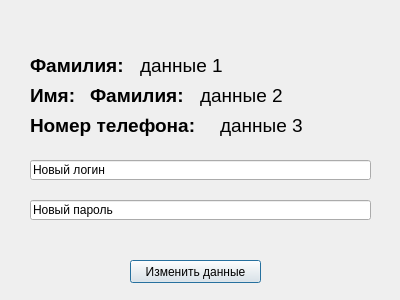
<?xml version="1.0" encoding="UTF-8"?>
<ui version="4.0">
 <class>Qdialog</class>
 <widget class="QDialog" name="Qdialog">
  <property name="geometry">
   <rect>
    <x>0</x>
    <y>0</y>
    <width>400</width>
    <height>300</height>
   </rect>
  </property>
  <property name="windowTitle">
   <string>Dialog</string>
  </property>
  <widget class="QLabel" name="label">
   <property name="geometry">
    <rect>
     <x>30</x>
     <y>50</y>
     <width>101</width>
     <height>31</height>
    </rect>
   </property>
   <property name="font">
    <font>
     <pointsize>14</pointsize>
     <weight>75</weight>
     <bold>true</bold>
    </font>
   </property>
   <property name="styleSheet">
    <string notr="true">color:(#5500ff)</string>
   </property>
   <property name="text">
    <string>Фамилия:</string>
   </property>
  </widget>
  <widget class="QLabel" name="label_2">
   <property name="geometry">
    <rect>
     <x>30</x>
     <y>80</y>
     <width>101</width>
     <height>31</height>
    </rect>
   </property>
   <property name="font">
    <font>
     <pointsize>14</pointsize>
     <weight>75</weight>
     <bold>true</bold>
    </font>
   </property>
   <property name="styleSheet">
    <string notr="true">color:(#5500ff)</string>
   </property>
   <property name="text">
    <string>Имя:</string>
   </property>
  </widget>
  <widget class="QLabel" name="label_3">
   <property name="geometry">
    <rect>
     <x>30</x>
     <y>110</y>
     <width>181</width>
     <height>31</height>
    </rect>
   </property>
   <property name="font">
    <font>
     <pointsize>14</pointsize>
     <weight>75</weight>
     <bold>true</bold>
    </font>
   </property>
   <property name="styleSheet">
    <string notr="true">color:(#5500ff)</string>
   </property>
   <property name="text">
    <string>Номер телефона:</string>
   </property>
  </widget>
  <widget class="QLineEdit" name="lineEdit">
   <property name="geometry">
    <rect>
     <x>30</x>
     <y>160</y>
     <width>341</width>
     <height>20</height>
    </rect>
   </property>
   <property name="text">
    <string>Новый логин</string>
   </property>
  </widget>
  <widget class="QLineEdit" name="lineEdit_2">
   <property name="geometry">
    <rect>
     <x>30</x>
     <y>200</y>
     <width>341</width>
     <height>20</height>
    </rect>
   </property>
   <property name="text">
    <string>Новый пароль</string>
   </property>
  </widget>
  <widget class="QPushButton" name="pushButton">
   <property name="geometry">
    <rect>
     <x>130</x>
     <y>260</y>
     <width>131</width>
     <height>23</height>
    </rect>
   </property>
   <property name="text">
    <string>Изменить данные</string>
   </property>
  </widget>
  <widget class="QLabel" name="label_4">
   <property name="geometry">
    <rect>
     <x>140</x>
     <y>50</y>
     <width>101</width>
     <height>31</height>
    </rect>
   </property>
   <property name="font">
    <font>
     <pointsize>14</pointsize>
     <weight>50</weight>
     <bold>false</bold>
    </font>
   </property>
   <property name="styleSheet">
    <string notr="true">color:(#5500ff)</string>
   </property>
   <property name="text">
    <string>данные 1</string>
   </property>
  </widget>
  <widget class="QLabel" name="label_5">
   <property name="geometry">
    <rect>
     <x>90</x>
     <y>80</y>
     <width>101</width>
     <height>31</height>
    </rect>
   </property>
   <property name="font">
    <font>
     <pointsize>14</pointsize>
     <weight>75</weight>
     <bold>true</bold>
    </font>
   </property>
   <property name="styleSheet">
    <string notr="true">color:(#5500ff)</string>
   </property>
   <property name="text">
    <string>Фамилия:</string>
   </property>
  </widget>
  <widget class="QLabel" name="label_7">
   <property name="geometry">
    <rect>
     <x>200</x>
     <y>80</y>
     <width>101</width>
     <height>31</height>
    </rect>
   </property>
   <property name="font">
    <font>
     <pointsize>14</pointsize>
     <weight>50</weight>
     <bold>false</bold>
    </font>
   </property>
   <property name="styleSheet">
    <string notr="true">color:(#5500ff)</string>
   </property>
   <property name="text">
    <string>данные 2</string>
   </property>
  </widget>
  <widget class="QLabel" name="label_8">
   <property name="geometry">
    <rect>
     <x>220</x>
     <y>110</y>
     <width>101</width>
     <height>31</height>
    </rect>
   </property>
   <property name="font">
    <font>
     <pointsize>14</pointsize>
     <weight>50</weight>
     <bold>false</bold>
    </font>
   </property>
   <property name="styleSheet">
    <string notr="true">color:(#5500ff)</string>
   </property>
   <property name="text">
    <string>данные 3</string>
   </property>
  </widget>
 </widget>
 <resources/>
 <connections/>
</ui>
